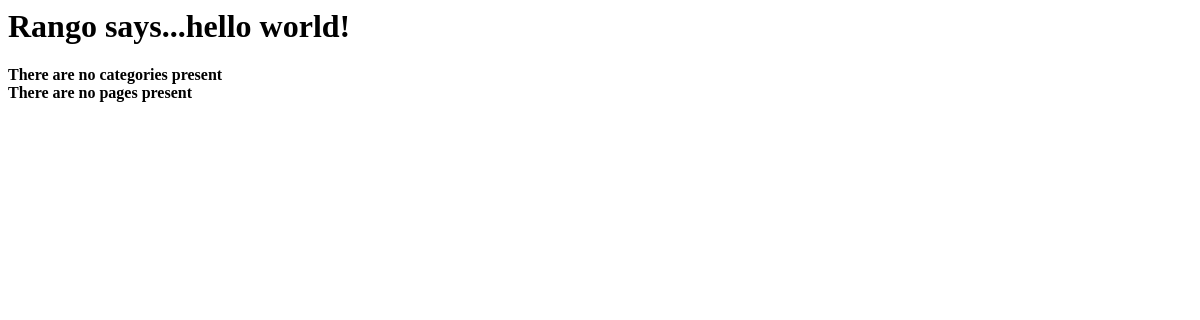
The app's page /rango/, older data.
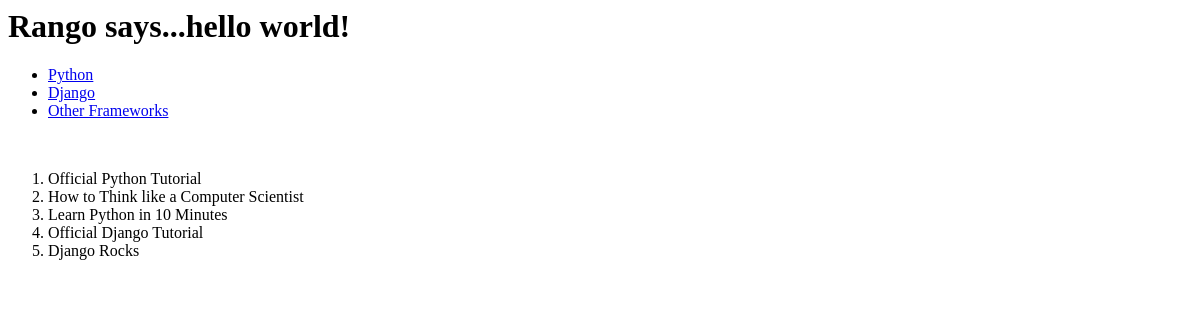
The same page, newer data.
### rango/models.py (models this page shows, shortened)
class Category(models.Model):
	name = models.CharField(max_length=128, unique=True)
	views = models.IntegerField(default=0)
	likes = models.IntegerField(default=0)

class Page(models.Model):
	category = models.ForeignKey(Category)
	title = models.CharField(max_length=128)
	url = models.URLField()
	views = models.IntegerField(default=0)

### rango/views.py (the view)
def index(request):
    context = RequestContext(request)
    category_list = Category.objects.order_by('-likes')[:5]
    page_list = Page.objects.order_by('-views')[:5]
    context_dict = {'categories': category_list, 'pages': page_list}
    for category in category_list:
        category.url = category.name.replace(' ', '_')
    return render_to_response('rango/index.html', context_dict, context)

### templates/rango/index.html (shortened to what this page needs)
<html>
<head>
</head>
<body>
	<h1>Rango says...hello world!</h1>
	{% if categories %}
	<ul>
		{% for category in categories %}
		<li><a href="/rango/category/{{ category.url }}"> {{ category.name }}</a></li>
		{% endfor %}
	</ul>
	{% else %}
	<strong>There are no categories present</strong>
	{% endif %}
	<br>
	{% if pages %}
	<ol>
		{% for page in pages %}
		<li>{{ page.title }}</li>
		{% endfor %}
	</ol>
	{% else %}
	<strong>There are no pages present</strong>
	{% endif %}
</body>
</html>

Row changes from the older to the newer data that the page shows:
added Category: name "Python"
added Category: name "Django"
added Category: name "Other Frameworks"
added Page: title "Official Python Tutorial"
added Page: title "How to Think like a Computer Scientist"
added Page: title "Learn Python in 10 Minutes"
added Page: title "Official Django Tutorial"
added Page: title "Django Rocks"
Text that changed along with them:
text no longer shown: "There are no categories present There are no pages present"
